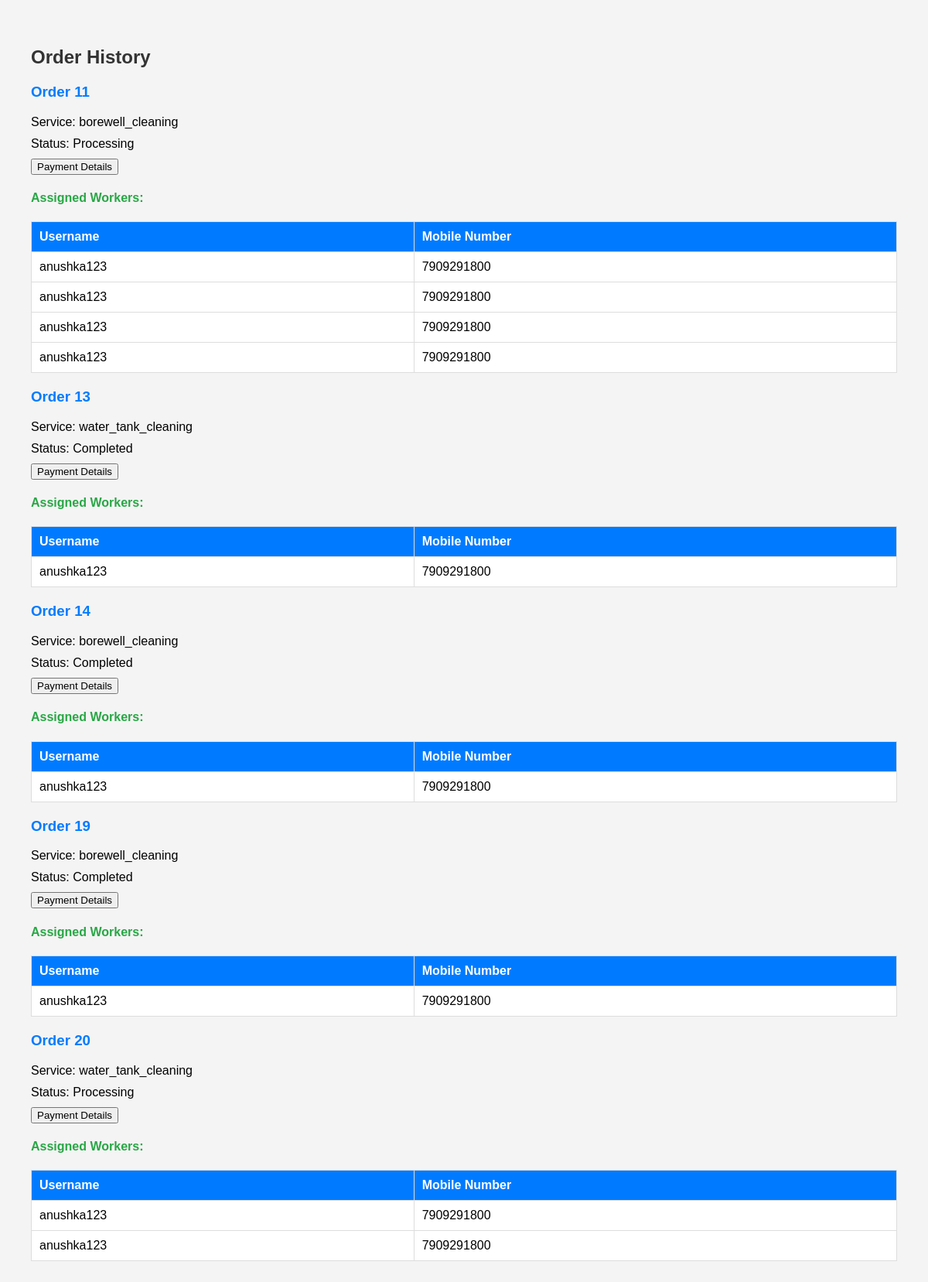
Screenshot of /order_history/ (signed in) with the database file from the repository.
### watersystemapp/models.py (models this page shows, shortened)
class Orders(models.Model):
    SERVICE_CHOICES = [
        ('water_delivery', 'Water Delivery'),
        ('borewell_cleaning', 'Borewell Cleaning'),
        ('water_tank_cleaning', 'Water Tank Cleaning'),
        ('well_cleaning', 'Well Cleaning'),
    ]
    STATUS_CHOICES = [
        ('pending', 'Pending'),
        ('processing', 'Processing'),
        ('completed', 'Completed'),
        ('cancelled', 'Cancelled'),
    ]
    user = models.ForeignKey(CustomUser, on_delete=models.CASCADE)
    service = models.CharField(max_length=20, choices=SERVICE_CHOICES)
    phone = models.CharField(max_length=15)
    district = models.ForeignKey(District, on_delete=models.CASCADE)
    pincode = models.CharField(max_length=10)
    quantity = models.PositiveIntegerField(blank=True, null=True)
    length = models.FloatField(blank=True, null=True)
    width = models.FloatField(blank=True, null=True)
    waterlevel = models.FloatField(blank=True, null=True)
    request_date_time = models.DateTimeField(auto_now_add=True)
    status = models.CharField(max_length=20, choices=STATUS_CHOICES, default='pending')

class OrderWorkerAssignment(models.Model):
    order = models.ForeignKey(Orders, on_delete=models.CASCADE)
    worker = models.ForeignKey(WorkerProfile, on_delete=models.CASCADE)

class WorkerProfile(models.Model):
    worker_id = models.AutoField(primary_key=True)
    user = models.ForeignKey(CustomUser, on_delete=models.CASCADE)
    profile_picture = models.ImageField(upload_to='profile_pictures/', blank=True, null=True)
    gender = models.CharField(max_length=10, choices=[('male', 'Male'), ('female', 'Female'), ('other', 'Other')])
    mobile_number = models.CharField(max_length=15, blank=True, null=True)
    district = models.ForeignKey(District, on_delete=models.CASCADE, blank=True, null=True)
    bio = models.TextField(blank=True)
    services = models.CharField(max_length=255, blank=True)
    experience = models.CharField(max_length=100, blank=True)
    availability = models.CharField(max_length=100, blank=True)
    terms = models.BooleanField(default=False)

class CustomUser(AbstractUser):
    firstname = models.TextField(max_length=100, default="")
    lastname = models.TextField(max_length=100, default="")
    username = models.CharField(max_length=30, unique=True)
    email = models.EmailField(max_length=254, unique=True)
    role = models.CharField(max_length=100,default="")
    password = models.CharField(max_length=128, default="")

### watersystemapp/views.py (the view)
# urls.py: path('order_history/', views.order_history, name='order_history'),
@login_required
def order_history(request):
    user = request.user
    orders = Orders.objects.filter(user=user)
    order_details = []
    for order in orders:
        assigned_workers = OrderWorkerAssignment.objects.filter(order=order)
        order_info = {
            'order': order,
            'assigned_workers': assigned_workers,
        }
        order_details.append(order_info)
    return render(request, 'order_history.html', {'order_details': order_details})

### templates/order_history.html (shortened to what this page needs)
<!DOCTYPE html>
<html lang="en">
<head>
</head>
<body>
  <h2>Order History</h2>
  {% if order_details %}
    {% for order_info in order_details %}
      <div>
        <h3>Order {{ order_info.order.id }}</h3>
        <p>Service: {{ order_info.order.service }}</p>
        <p>Status: {{ order_info.order.get_status_display }}</p>
        <a href="{% url 'payment_history' %}">
          <button>Payment Details</button>
        </a>
        <h4>Assigned Workers:</h4>
        <table>
          <thead>
            <tr>
              <th>Username</th>
              <th>Mobile Number</th>
            </tr>
          </thead>
          <tbody>
            {% for assigned_worker in order_info.assigned_workers %}
              <tr>
                <td>{{ assigned_worker.worker.user.username }}</td>
                <td>{{ assigned_worker.worker.mobile_number }}</td>
              </tr>
            {% endfor %}
          </tbody>
        </table>
      </div>
    {% endfor %}
  {% else %}
    <p>No order history found.</p>
  {% endif %}
</body>
</html>

### templates/order_history.html (style rules this page uses)
body { font-family: Arial, sans-serif; margin: 20px; padding: 20px; background-color: #f4f4f4; }
h2 { color: #333; }
table { width: 100%; border-collapse: collapse; margin-top: 20px; margin-bottom: 20px; }
th, td { border: 1px solid #ddd; padding: 10px; text-align: left; }
th { background-color: #007bff; color: white; }
td { background-color: #fff; }
h3 { color: #007bff; }
p { margin: 0 0 10px; }
h4 { color: #28a745; }

### rows the page displays
Orders: order.id "11", order.service "borewell_cleaning", order.status "Processing"
OrderWorkerAssignment: worker.user.username "anushka123", worker.mobile_number "7909291800"
OrderWorkerAssignment: worker.user.username "anushka123", worker.mobile_number "7909291800"
OrderWorkerAssignment: worker.user.username "anushka123", worker.mobile_number "7909291800"
OrderWorkerAssignment: worker.user.username "anushka123", worker.mobile_number "7909291800"
Orders: order.id "13", order.service "water_tank_cleaning", order.status "Completed"
OrderWorkerAssignment: worker.user.username "anushka123", worker.mobile_number "7909291800"
Orders: order.id "14", order.service "borewell_cleaning", order.status "Completed"
OrderWorkerAssignment: worker.user.username "anushka123", worker.mobile_number "7909291800"
Orders: order.id "19", order.service "borewell_cleaning", order.status "Completed"
OrderWorkerAssignment: worker.user.username "anushka123", worker.mobile_number "7909291800"
Orders: order.id "20", order.service "water_tank_cleaning", order.status "Processing"
OrderWorkerAssignment: worker.user.username "anushka123", worker.mobile_number "7909291800"
OrderWorkerAssignment: worker.user.username "anushka123", worker.mobile_number "7909291800"
